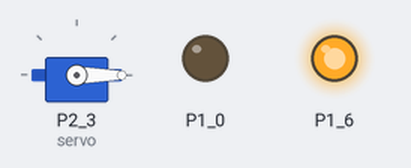
This sketch was run on a simulated TI MSP430 LaunchPad. Parts: servo, output pins drawn as LEDs (lit = HIGH).

Above: at 0.05 s.
At 1.95 s:
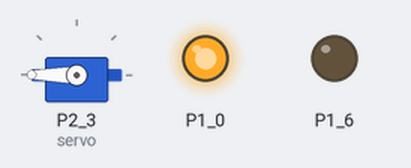
Timing chart, 0 to 4.6 s (numbered marks = the images above):
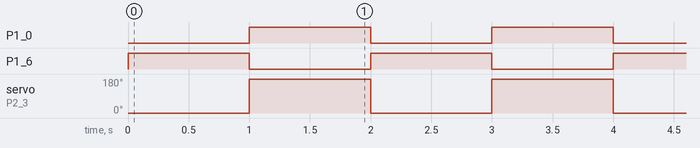

The sketch:

servo.ino
```cpp
#include <Servo.h>

Servo servo;
boolean led_stat;
int ad;

void setup() {
  pinMode(RED_LED, OUTPUT);
  pinMode(GREEN_LED, OUTPUT);
  led_stat = false;
  Serial.begin(9600);
  servo.attach(P2_3);
}

void loop() {
  digitalWrite(RED_LED, led_stat);
  digitalWrite(GREEN_LED, !led_stat);
  led_stat = !led_stat;
  servo.write(led_stat ? 0 : 180);
  delay(1000);
}
```

Measured:
- by itself, P1_0, P1_6: alternates HIGH for 1.0 s and LOW for 1.0 s
- by itself, servo on P2_3 (servo): alternates 180° for 1.0 s and 0° for 1.0 s
